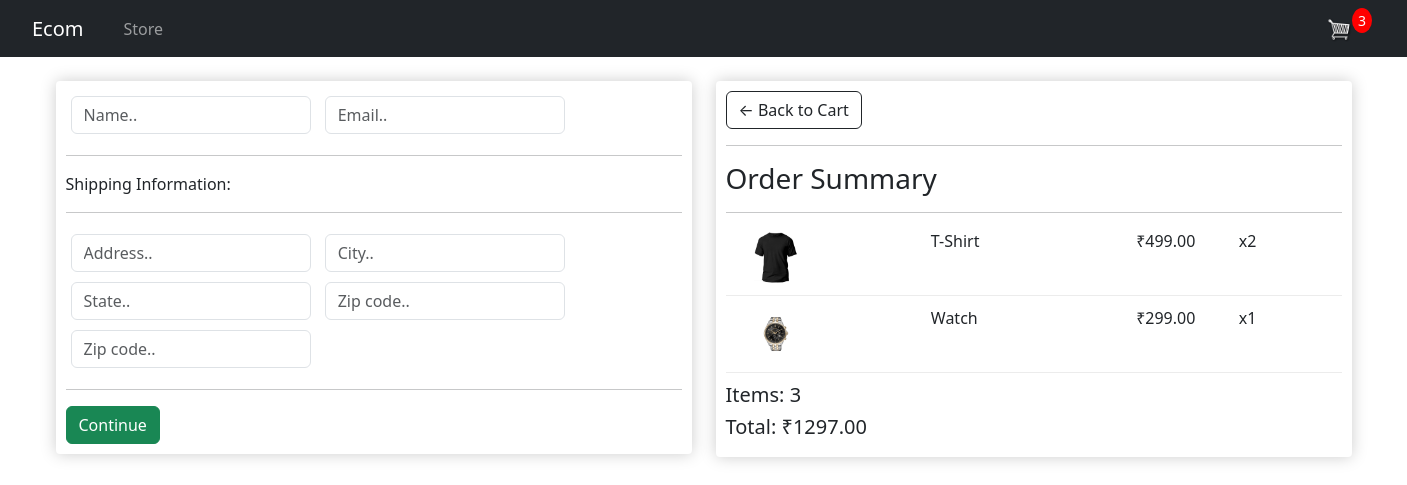
The page /checkout/ (signed in) on the database as committed earlier.
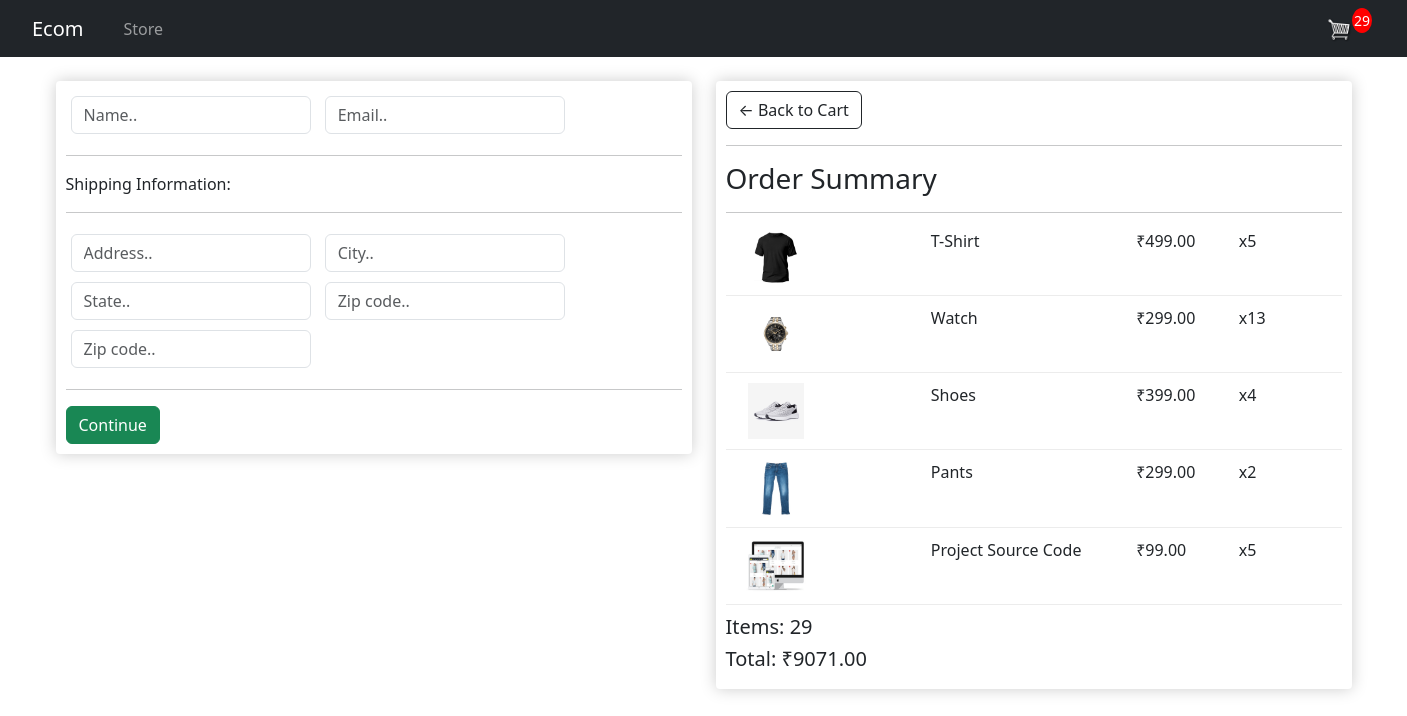
The same page on the database as committed later.
### ecom_app/models.py (models this page shows, shortened)
class OrderItem(models.Model):
    product = models.ForeignKey(Product, on_delete=models.SET_NULL, null=True, blank=True )
    order = models.ForeignKey(Order, on_delete=models.SET_NULL, null=True, blank=True )
    quantity = models.IntegerField(default=0, null=True, blank=True)
    date_added = models.DateTimeField(auto_now_add=True)
    @property
    def get_total(self):
        total = self.product.price*self.quantity
        return total

class Product(models.Model):
    name = models.CharField(max_length=200, null= True)
    price = models.FloatField()
    digital = models.BooleanField(default=False, null=True, blank=False)
    image = models.ImageField(null=True, blank=True)
    @property
    def imageURL(self):
        try:
            url = self.image.url
        except:
            url = ''
        return url

class Order(models.Model):
    customer = models.ForeignKey(Customer, on_delete=models.SET_NULL, null=True, blank=True )
    date_ordered = models.DateTimeField(auto_now_add=True)
    complete = models.BooleanField(default=False, null=True, blank=False)
    transaction_id = models.CharField(max_length=200, null= True)
    @property
    def shipping(self):
        shipping = False
        orderItems = self.orderitem_set.all()
        for i in orderItems:
            if i.product.digital == False:
                shipping = True
        return shipping
    @property
    def get_cart_total(self):
        orderItems = self.orderitem_set.all()
        total = sum([item.get_total for item in orderItems])
        return total
    @property
    def get_cart_items(self):
        orderItems = self.orderitem_set.all()
        total = sum([item.quantity for item in orderItems])
        return total

### ecom_app/views.py (the view)
# urls.py: path('checkout/', views.checkout, name="checkout" ),
def checkout(request):
    if request.user.is_authenticated:
        customer = request.user.customer
        order, created = Order.objects.get_or_create(customer=customer, complete=False)
        items = order.orderitem_set.all()
        cartItems = order.get_cart_items
    else:
        items=[]
        order = {'get_cart_total':0, 'get_cart_items':0, 'shipping': False} #for logged out user
        cartItems = order['get_cart_items']
    context = {'items':items, 'order': order, 'cartItems': cartItems}
    return render(request, 'store/checkout.html', context)

### ecom_app/templates/store/checkout.html (shortened to what this page needs)
{% extends 'store/main.html' %}
{% load static %}
{% block content %}
<div class="row">
    <div class="col-lg-6">
        <div class="box-element" id="form-wrapper">
            <form id="form">
                <div id="user-info">
                    <div class="form-field">
                        <input required class="form-control" type="text" name="name" placeholder="Name..">
                    </div>
                    <div class="form-field">
                        <input required class="form-control" type="email" name="email" placeholder="Email..">
                    </div>
                </div>
                <div id="shipping-info">
                    <hr>
                    <p>Shipping Information:</p>
                    <hr>
                    <div class="form-field">
                        <input class="form-control" type="text" name="address" placeholder="Address..">
                    </div>
                    <div class="form-field">
                        <input class="form-control" type="text" name="city" placeholder="City..">
                    </div>
                    <div class="form-field">
                        <input class="form-control" type="text" name="state" placeholder="State..">
                    </div>
                    <div class="form-field">
                        <input class="form-control" type="text" name="zipcode" placeholder="Zip code..">
                    </div>
                    <div class="form-field">
                        <input class="form-control" type="text" name="country" placeholder="Zip code..">
                    </div>
                </div>
                <hr>
                <input id="form-button" class="btn btn-success btn-block" type="submit" value="Continue">
            </form>
        </div>
        <br>
    </div>
    <div class="col-lg-6">
        <div class="box-element">
            <a  class="btn btn-outline-dark" href="{% url 'cart' %}">&#x2190; Back to Cart</a>
            <hr>
            <h3>Order Summary</h3>
            <hr>
            {% for item in items %}
            <div class="cart-row">
                <div style="flex:2"><img class="row-image" src="{{item.product.imageURL}}"></div>
                <div style="flex:2" class="item-name">{{item.product.name}}</div>
                <div style="flex:1" class="item-price">₹{{item.product.price|floatformat:2}}</div>
                <div style="flex:1" class="item-quantity">x{{item.quantity}}</div>
            </div>
            {% endfor %}
            <h5>Items:   {{order.get_cart_items}}</h5>
            <h5>Total:   ₹{{order.get_cart_total|floatformat:2}}</h5>
        </div>
    </div>
</div>
{% endblock content %}

Rows that differ between the two databases and show on the page:
changed OrderItem "T-Shirt": quantity "2" → "5"
changed OrderItem "Watch": quantity "1" → "13"
added OrderItem: product.imageURL (picture), product.name "Shoes", product.price "399.00", quantity "4"
added OrderItem: product.imageURL (picture), product.name "Pants", product.price "299.00", quantity "2"
added OrderItem: product.imageURL (picture), product.name "Project Source Code", product.price "99.00", quantity "5"
changed through a linked row, Order: get_cart_items "3" → "29"; get_cart_total "1297.00" → "9071.00"
Other text that changed with them:
{{ cartItems }}: "3" → "29"
